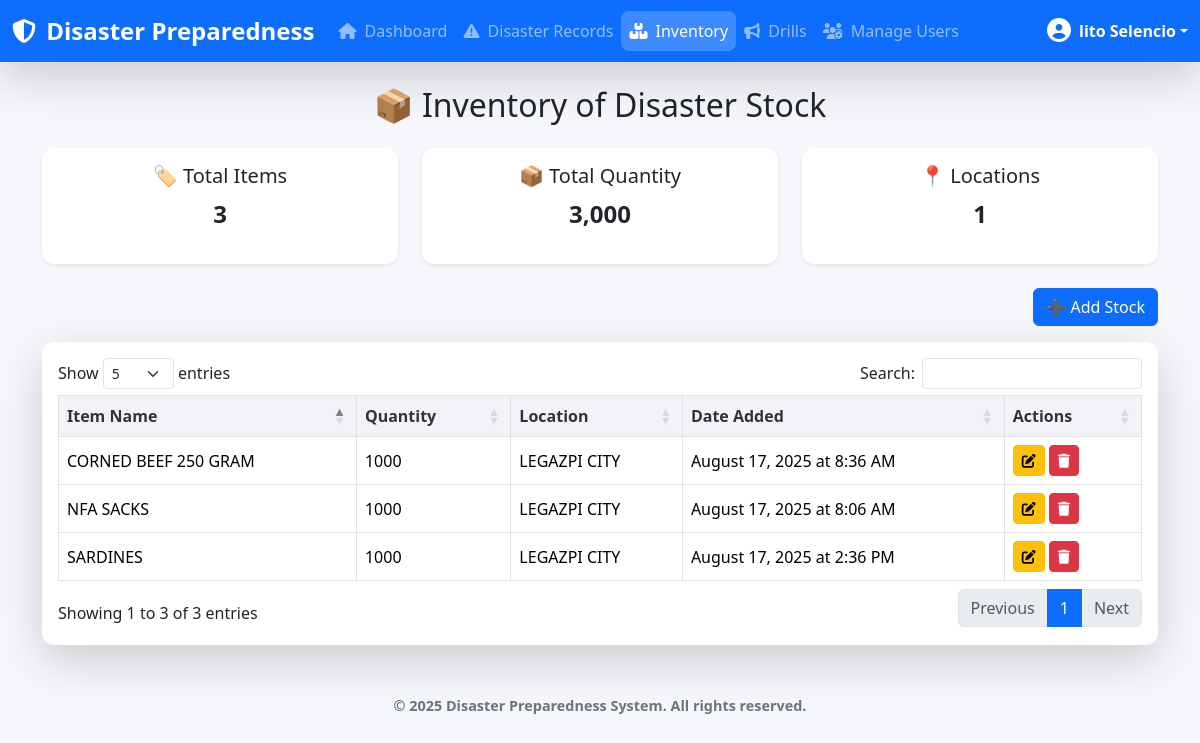
The app's page /inventory.php (signed in) with its own data.
### tables this page shows
CREATE TABLE `inventory` (
  `id` int(11) NOT NULL,
  `item_name` varchar(255) NOT NULL,
  `quantity` int(11) NOT NULL,
  `location` varchar(255) NOT NULL,
  `date_added` timestamp NOT NULL DEFAULT current_timestamp()
);

### inventory.php (the view, shortened to what this page needs)
<?php
include 'connection.php';
$result = $conn->query("SELECT * FROM inventory ORDER BY date_added DESC");
$summary = [
    'total_items' => 0,
    'total_quantity' => 0,
    'total_locations' => 0
];
$res = $conn->query("SELECT COUNT(DISTINCT item_name) as items, SUM(quantity) as qty, COUNT(DISTINCT location) as locations FROM inventory");
if ($res && $row = $res->fetch_assoc()) {
    $summary['total_items'] = $row['items'] ?? 0;
    $summary['total_quantity'] = $row['qty'] ?? 0;
    $summary['total_locations'] = $row['locations'] ?? 0;
}
?>
<!DOCTYPE html>
<html lang="en">
<head>
  <link href="https://cdn.jsdelivr.net/npm/bootstrap@5.3.3/dist/css/bootstrap.min.css" rel="stylesheet" />
  <link href="https://cdn.datatables.net/1.13.6/css/dataTables.bootstrap5.min.css" rel="stylesheet" />
  <link rel="stylesheet" href="https://cdnjs.cloudflare.com/ajax/libs/font-awesome/6.4.0/css/all.min.css" />
</head>
<body>
<?php include 'navbar.php'; ?>
<div class="container mt-4">
  <h2 class="text-center mb-4">📦 Inventory of Disaster Stock</h2>
  <div class="row mb-4">
  <div class="col-md-4">
    <div class="card text-center shadow-sm">
      <div class="card-body">
        <h5 class="card-title">🏷️ Total Items</h5>
        <p class="fs-4 fw-bold"><?= number_format($summary['total_items']) ?></p>
      </div>
    </div>
  </div>
  <div class="col-md-4">
    <div class="card text-center shadow-sm">
      <div class="card-body">
        <h5 class="card-title">📦 Total Quantity</h5>
        <p class="fs-4 fw-bold"><?= number_format($summary['total_quantity']) ?></p>
      </div>
    </div>
  </div>
  <div class="col-md-4">
    <div class="card text-center shadow-sm">
      <div class="card-body">
        <h5 class="card-title">📍 Locations</h5>
        <p class="fs-4 fw-bold"><?= number_format($summary['total_locations']) ?></p>
      </div>
    </div>
  </div>
</div>
  <div class="d-flex justify-content-end mb-3">
    <?php if ($_SESSION['role'] === 'admin'): ?>
      <button class="btn btn-primary" data-bs-toggle="modal" data-bs-target="#addModal">➕ Add Stock</button>
    <?php endif; ?>
  </div>
  <div class="card shadow-lg">
    <div class="card-body">
      <div class="table-responsive">
        <table id="inventoryTable" class="table table-bordered table-hover align-middle">
          <thead>
            <tr>
              <th>Item Name</th><th>Quantity</th><th>Location</th><th>Date Added</th>
              <?php if ($_SESSION['role'] === 'admin'): ?><th>Actions</th><?php endif; ?>
            </tr>
          </thead>
          <tbody>
            <?php while ($row = $result->fetch_assoc()): ?>
  <?php $lowStock = ($row['quantity'] < 10);  ?>
  <tr class="<?= $lowStock ? 'table-warning' : '' ?>">
    <td><?= htmlspecialchars($row['item_name']) ?></td>
    <td>
      <?= $row['quantity'] ?>
    </td>
    <td><?= htmlspecialchars($row['location']) ?></td>
    <td><?= date('F j, Y \a\t g:i A', strtotime($row['date_added'])) ?></td>
    <?php if ($_SESSION['role'] === 'admin'): ?>
      <td>
        <button class="btn btn-warning btn-sm editBtn"
                data-id="<?= $row['id'] ?>"
                data-item_name="<?= htmlspecialchars($row['item_name'], ENT_QUOTES) ?>"
                data-quantity="<?= $row['quantity'] ?>"
                data-location="<?= htmlspecialchars($row['location'], ENT_QUOTES) ?>"
                data-date_added="<?= $row['date_added'] ?>"
                data-bs-toggle="modal" data-bs-target="#editModal">
          <i class="fas fa-edit"></i>
        </button>
        <a href="?delete=<?= $row['id'] ?>" class="btn btn-danger btn-sm" onclick="return confirm('Delete this stock?')">
          <i class="fas fa-trash"></i>
        </a>
      </td>
    <?php endif; ?>
  </tr>
<?php endwhile; ?>
          </tbody>
        </table>
      </div>
    </div>
  </div>
</div>
<div class="footer"><strong>&copy; <?= date('Y') ?> <b>Disaster Preparedness System. All rights reserved.</b></strong></div>
</body>
</html>

### navbar.php (shortened to what this page needs)
<nav class="navbar navbar-expand-lg navbar-dark bg-primary shadow-lg mb-4">
    <div class="container-fluid">
        <a class="navbar-brand fw-bold" href="dashboard.php">
            <i class="fas fa-shield-alt me-1"></i> Disaster Preparedness
        </a>
        <div class="collapse navbar-collapse" id="navbarNav">
            <ul class="navbar-nav me-auto mb-2 mb-lg-0">
                <li class="nav-item">
                    <a class="nav-link <?= basename($_SERVER['PHP_SELF']) == 'dashboard.php' ? 'active' : '' ?>"
                       href="dashboard.php">
                        <i class="fas fa-home me-1"></i> Dashboard
                    </a>
                </li>
                <li class="nav-item">
                    <a class="nav-link <?= basename($_SERVER['PHP_SELF']) == 'disaster.php' ? 'active' : '' ?>"
                       href="disaster.php">
                        <i class="fas fa-exclamation-triangle me-1"></i> Disaster Records
                    </a>
                </li>
                <li class="nav-item">
                    <a class="nav-link <?= basename($_SERVER['PHP_SELF']) == 'inventory.php' ? 'active' : '' ?>"
                       href="inventory.php">
                        <i class="fas fa-boxes me-1"></i> Inventory
                    </a>
                </li>
                <li class="nav-item">
                    <a class="nav-link <?= basename($_SERVER['PHP_SELF']) == 'drills.php' ? 'active' : '' ?>"
                       href="drills.php">
                        <i class="fas fa-bullhorn me-1"></i> Drills
                    </a>
                </li>
                <?php if (isset($_SESSION['role']) && $_SESSION['role'] === 'admin'): ?>
                <li class="nav-item">
                    <a class="nav-link <?= basename($_SERVER['PHP_SELF']) == 'manage_user.php' ? 'active' : '' ?>"
                       href="manage_user.php">
                        <i class="fas fa-users-cog me-1"></i> Manage Users
                    </a>
                </li>
                <?php endif; ?>
            </ul>
            <div class="dropdown">
                <a href="#" class="d-flex align-items-center text-decoration-none text-white dropdown-toggle"
                   id="userDropdown" data-bs-toggle="dropdown" aria-expanded="false">
                    <i class="fas fa-user-circle fa-lg me-2" style="font-size: 1.5rem;"></i>
                    <span class="fw-semibold">
                        <?= htmlspecialchars($_SESSION['full_name'] ?? $_SESSION['admin_name'] ?? $_SESSION['username'] ?? 'User') ?>
                    </span>
                </a>
            </div>
        </div>
    </div>
</nav>

### inventory.php (style rules this page uses)
body { background-color: #f5f7fa; font-family: 'Segoe UI', sans-serif; }
.card { border-radius: 12px; border: none; transition: transform 0.2s; box-shadow: 0 4px 12px rgba(0,0,0,0.1); }
.table th { background-color: #f1f3f6; font-weight: 600; color: #333; }
.footer { text-align: center; margin-top: 50px; color: #6c757d; font-size: 0.9rem; }

### navbar.php (style rules this page uses)
.navbar-brand { font-size: 1.5rem; font-weight: 700; }
.nav-link.active { background-color: rgba(255, 255, 255, 0.2); border-radius: 8px; padding: 0.5rem 1rem; }

### records on screen
inventory: item_name "SARDINES", quantity "1000", location "LEGAZPI CITY", date_added "August 17, 2025 at 2:36 PM"
inventory: item_name "CORNED BEEF 250 GRAM", quantity "1000", location "LEGAZPI CITY", date_added "August 17, 2025 at 8:36 AM"
inventory: item_name "NFA SACKS", quantity "1000", location "LEGAZPI CITY", date_added "August 17, 2025 at 8:06 AM"

### other values on screen
$_SESSION['full_name'] "lito Selencio"
$summary['total_items'] "3"
$summary['total_quantity'] "3,000"
$summary['total_locations'] "1"
